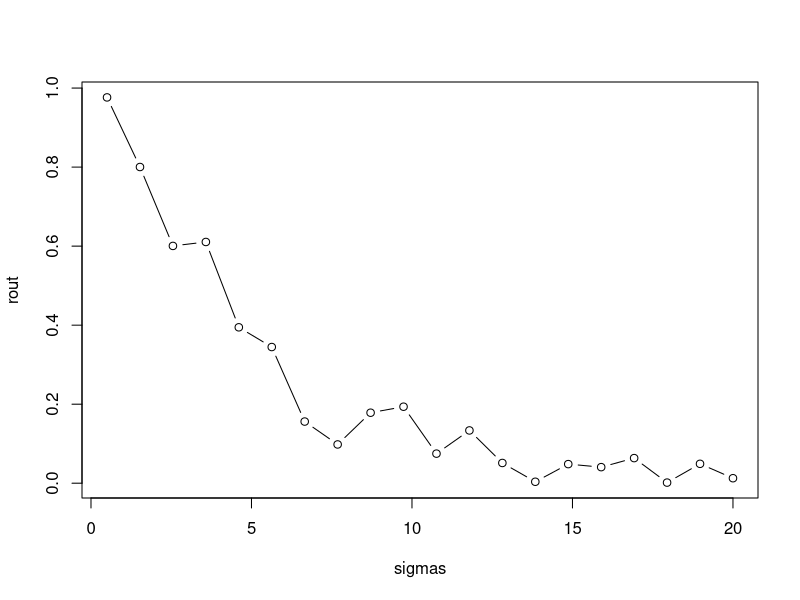

The R script that drew this image:
## ---- chunk 1
knitr::opts_chunk$set(echo = FALSE)
## ---- chunk 2
r2.0 <- function(sig){
  # our predictor
  x <- seq(1,10,length.out = 100)   
  # our response; a function of x plus some random noise
  y <- 2 + 1.2*x + rnorm(100,0,sd = sig) 
  # print the R-squared value
  summary(lm(y ~ x))$r.squared          
}

sigmas <- seq(0.5,20,length.out = 20)
 # apply our function to a series of sigma values
rout <- sapply(sigmas, r2.0)            
plot(rout ~ sigmas, type="b")

